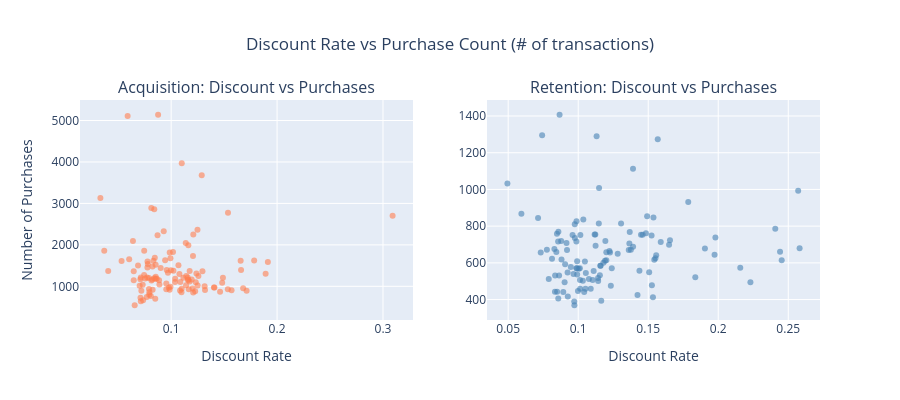

Write notebook code for a chart like this one.
### Code cell
# Discount Rate vs Purchase Count
fig = make_subplots(rows=1, cols=2, subplot_titles=[
    "Acquisition: Discount vs Purchases",
    "Retention: Discount vs Purchases",
])
fig.add_trace(go.Scatter(
    x=df_fd["first_discount_rate"], y=df_fd["first_purchases"],
    mode="markers", marker=dict(color="coral", opacity=0.6),
    name="First",
), row=1, col=1)
fig.add_trace(go.Scatter(
    x=df_fd["repeat_discount_rate"], y=df_fd["repeat_purchases"],
    mode="markers", marker=dict(color="steelblue", opacity=0.6),
    name="Repeat",
), row=1, col=2)
fig.update_xaxes(title_text="Discount Rate", row=1, col=1)
fig.update_xaxes(title_text="Discount Rate", row=1, col=2)
fig.update_yaxes(title_text="Number of Purchases", row=1, col=1)
fig.update_layout(
    title="Discount Rate vs Purchase Count (# of transactions)",
    title_x=0.5,
    height=400, showlegend=False,
)
fig.show()

corr_first = df_fd["first_discount_rate"].corr(df_fd["first_purchases"])
corr_repeat = df_fd["repeat_discount_rate"].corr(df_fd["repeat_purchases"])
print(f"Correlation (discount rate vs purchases):")
print(f"  First: {corr_first:.3f}")
print(f"  Repeat: {corr_repeat:.3f}")
